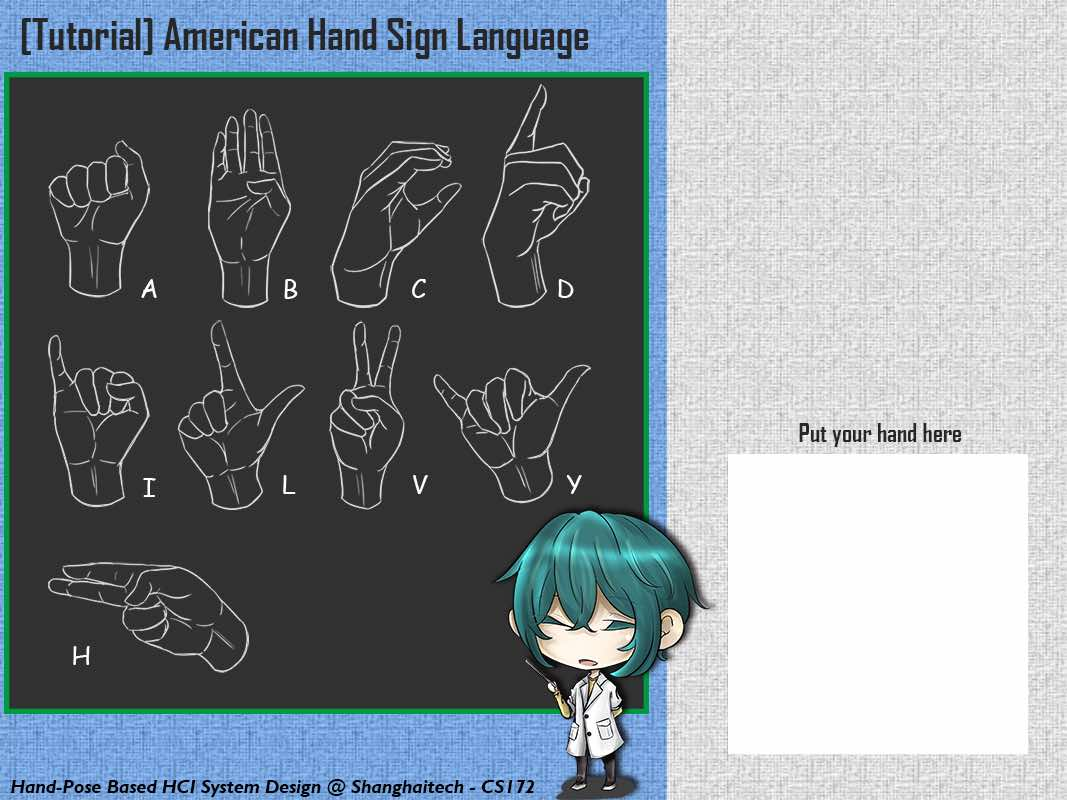
#> input picture resources/1067800bg.jpg, 1067 x 800 px, given in place of the camera
$ python face_subtraction+hand_detection.py   (older library calls are emulated)
#> lines starting #> are read from the running program, lines starting #| are printed output that depends on the picture; after the words box and inside, x2 and y2 are one past the last pixel; in counts of white or black regions, pixels touching at a corner belong together
import numpy as np
import cv2

cap = cv2.VideoCapture(0)


# Creating a window for HSV track bars
cv2.namedWindow('HSV_TrackBar')

# Starting with 100's to prevent error while masking
h,s,v = 100,100,100

def nothing(x):
    pass

# Creating track bar
cv2.createTrackbar('h', 'HSV_TrackBar',0,179,nothing)
cv2.createTrackbar('s', 'HSV_TrackBar',0,255,nothing)
cv2.createTrackbar('v', 'HSV_TrackBar',0,255,nothing)

while(cap.isOpened()):
	ret,img = cap.read()
#> img is the input picture: shape (800, 1067, 3); mean B, G, R 143, 137.4, 128.7
	# load a statistical model, which is the XML file classifier for frontal
	# faces provided by OpenCV to detect the faces from the frames captured
	# from a webcam during the testing stage.
	face_cascade = cv2.CascadeClassifier('haarcascade_frontalface_default.xml')
	# eye_cascade = cv2.CascadeClassifier('haarcascade_eye.xml')
	gray = cv2.cvtColor(img, cv2.COLOR_BGR2GRAY)
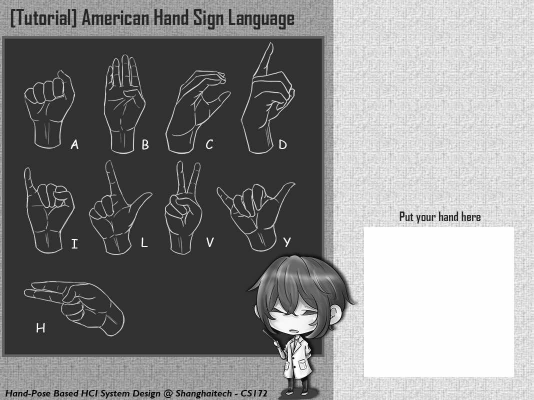
#> gray: shape (800, 1067) (shown at 1/2 size); min 0, max 255, mean 135.4
	faces = face_cascade.detectMultiScale(gray, 1.3, 5)
#> faces = ()
	print(faces)
	for (x,y,w,h) in faces:
		cv2.circle(img,(int(x+w/2),int(y+h/2)),int(max(w/2+10,h/2+10)),(0,0,0),-1)
		roi_gray = gray[y:y+h, x:x+w]
		roi_color = img[y:y+h, x:x+w]
#> this loop made 0 passes
		# [4 lines of commented-out code are left out]
	cv2.imwrite('faceSubtraction.jpg',img)
	# Blur the image
	blur = cv2.blur(img,(3,3))
	#Convert to HSV color space
	hsv = cv2.cvtColor(blur,cv2.COLOR_BGR2HSV)
#> hsv: shape (800, 1067, 3); mean H, S, V 20.4, 23.1, 144.3
	#Create a binary image with where white will be skin colors and rest is black
	mask2 = cv2.inRange(hsv,np.array([2,50,50]),np.array([15,255,255]))
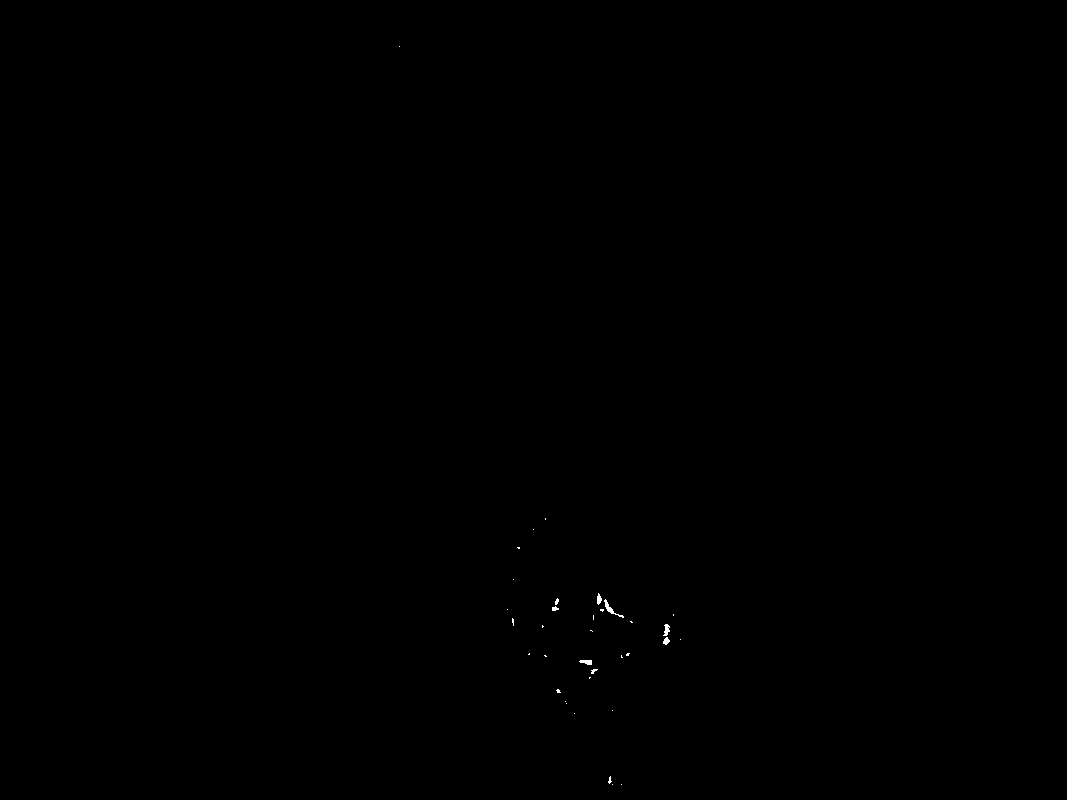
#> mask2: shape (800, 1067); 0.05% white; 35 white regions (28 under 20 px), largest, box (x1, y1, x2, y2) and area: (604, 599, 624, 618) 79, (663, 624, 670, 636) 51, (579, 660, 592, 665) 49
	#Kernel matrices for morphological transformation
	kernel_square = np.ones((11,11),np.uint8)
	kernel_ellipse= cv2.getStructuringElement(cv2.MORPH_ELLIPSE,(5,5))
#> kernel_ellipse = [[0, 0, 1, 0, 0], [1, 1, 1, 1, 1], [1, 1, 1, 1, 1], [1, 1, 1, 1, 1], [0, 0, 1, 0, 0]]
	#Perform morphological transformations to filter out the background noise
	#Dilation increase skin color area
	#Erosion increase skin color area
	dilation = cv2.dilate(mask2,kernel_ellipse,iterations = 1)
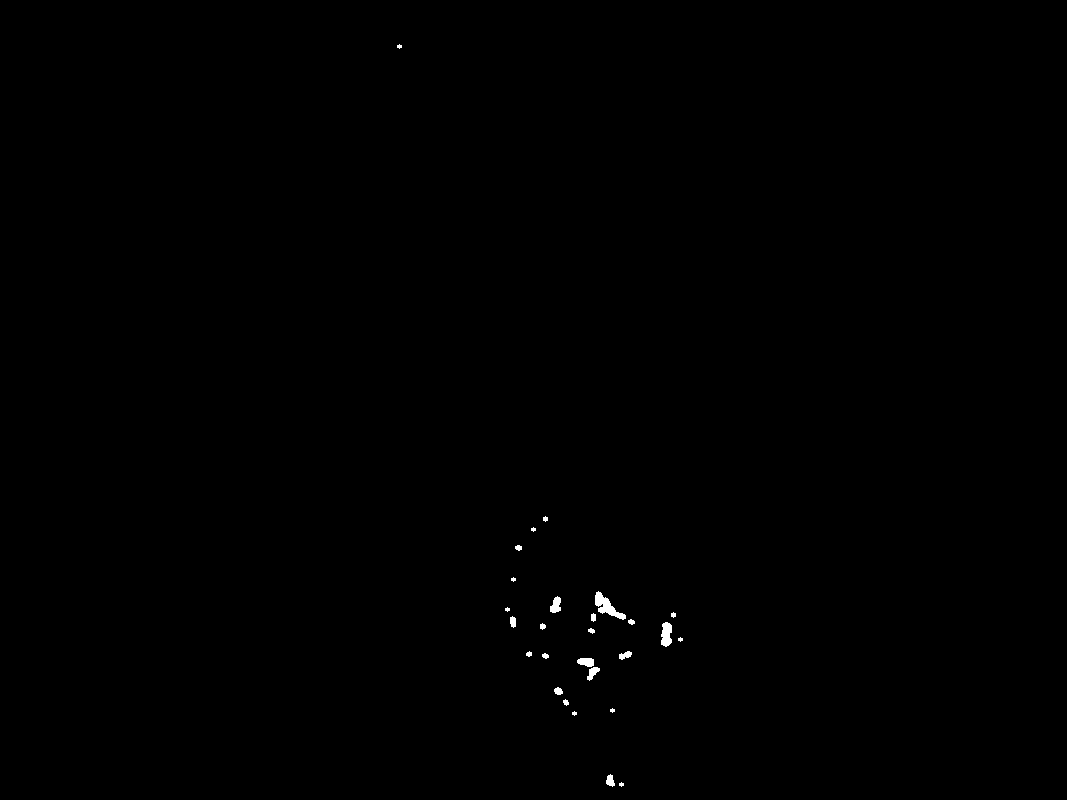
#> dilation: shape (800, 1067); 0.19% white; 27 white regions (8 under 20 px), largest, box (x1, y1, x2, y2) and area: (595, 591, 626, 620) 348, (661, 622, 672, 647) 217, (550, 596, 561, 613) 131
	erosion = cv2.erode(dilation,kernel_square,iterations = 1)
#> erosion: shape (800, 1067); every value is 0
	dilation2 = cv2.dilate(erosion,kernel_ellipse,iterations = 1)
	filtered = cv2.medianBlur(dilation2,5)
	kernel_ellipse= cv2.getStructuringElement(cv2.MORPH_ELLIPSE,(8,8))
	dilation2 = cv2.dilate(filtered,kernel_ellipse,iterations = 1)
	kernel_ellipse= cv2.getStructuringElement(cv2.MORPH_ELLIPSE,(5,5))
	dilation3 = cv2.dilate(filtered,kernel_ellipse,iterations = 1)
	median = cv2.medianBlur(dilation2,5)
	ret,thresh = cv2.threshold(median,127,255,0)
	#Find contours of the filtered frame
	_, contours, hierarchy = cv2.findContours(thresh,cv2.RETR_TREE,cv2.CHAIN_APPROX_SIMPLE)
#> contours = []
	#Find Max contour area (Assume that hand is in the frame)
	max_area=100
	ci=0
	for i in range(len(contours)):
		cnt=contours[i]
		area = cv2.contourArea(cnt)
		if(area>max_area):
			max_area=area
			ci=i
#> after the loop, ci = 0; max_area = 100
	#Largest area contour
#> (the run stopped early here; a loop or call above may not have finished)

$ run again, on resources/1067800clear.png
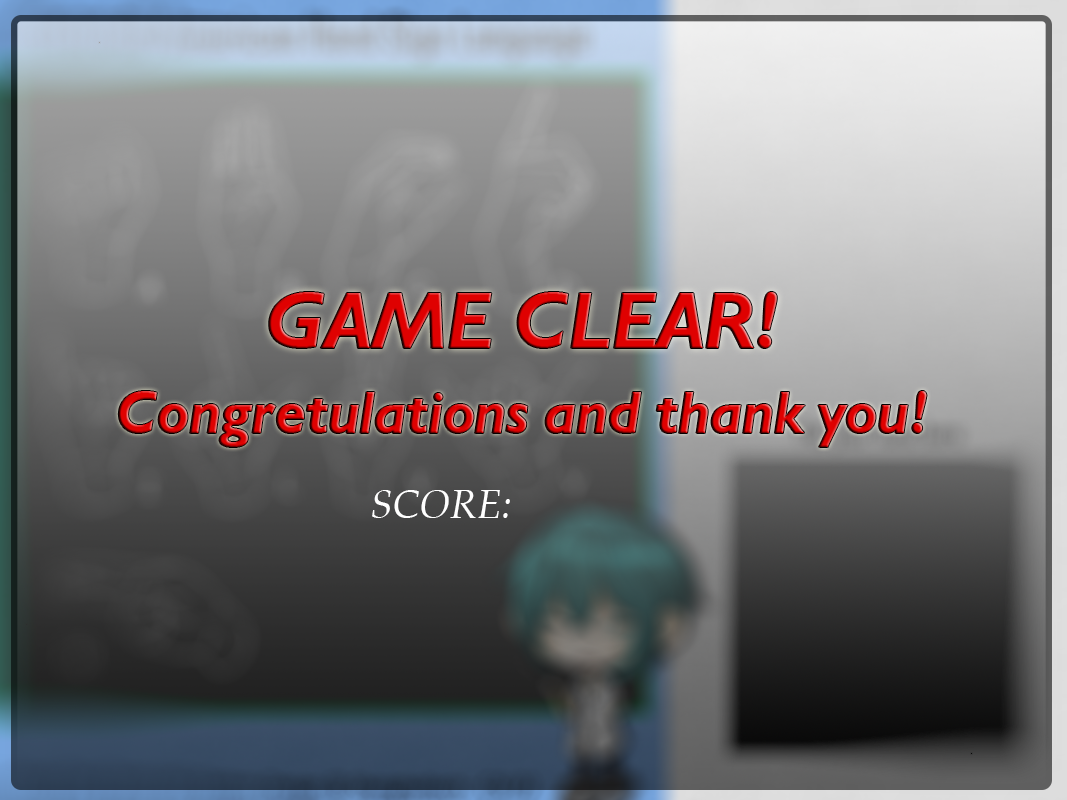
#> input picture resources/1067800clear.png, 1067 x 800 px, given in place of the camera
#> img is the input picture: shape (800, 1067, 3); mean B, G, R 121.8, 119.1, 120.4
#> faces = ()
#> hsv: shape (800, 1067, 3); mean H, S, V 31.4, 24.8, 128
#> `mask2 = cv2.inRange(hsv,np.array([2,50,50]),np.array([15,255,255]))`:
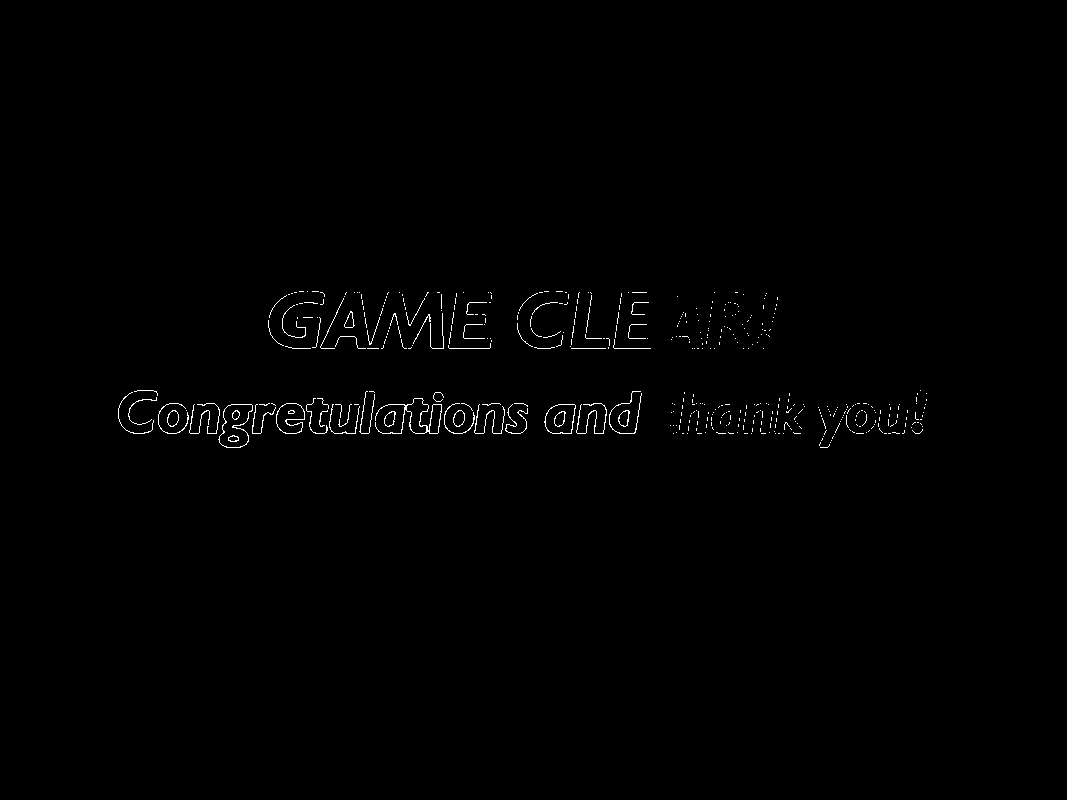
#> mask2: shape (800, 1067); 0.58% white in thin lines or dots, all inside (x1, y1, x2, y2) = (118, 291, 927, 448)
#> kernel_ellipse = [[0, 0, 1, 0, 0], [1, 1, 1, 1, 1], [1, 1, 1, 1, 1], [1, 1, 1, 1, 1], [0, 0, 1, 0, 0]]
#> `dilation = cv2.dilate(mask2,kernel_ellipse,iterations = 1)`:
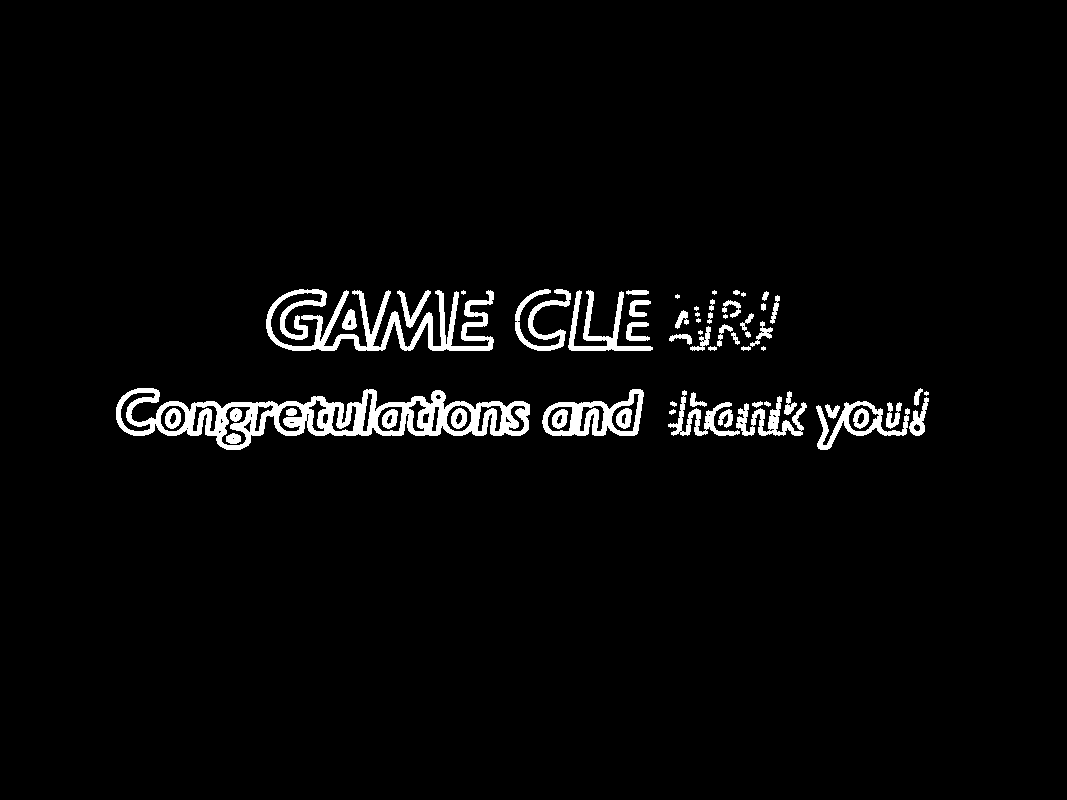
#> dilation: shape (800, 1067); 3.3% white; 61 white regions (11 under 20 px), largest, box (x1, y1, x2, y2) and area: (116, 388, 530, 450) 9224, (266, 289, 494, 351) 5130, (542, 389, 644, 436) 1937
#> erosion: shape (800, 1067); every value is 0
#> contours = []
#> after the loop `for i in range(len(contours)):`: ci = 0; max_area = 100
